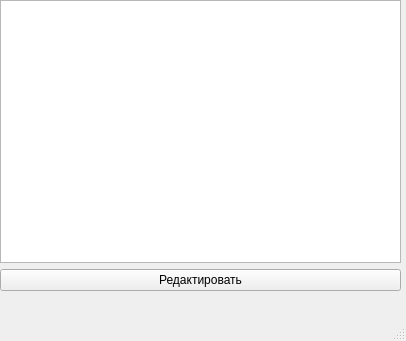
<?xml version="1.0" encoding="UTF-8"?>
<ui version="4.0">
 <class>MainWindow</class>
 <widget class="QMainWindow" name="MainWindow">
  <property name="geometry">
   <rect>
    <x>0</x>
    <y>0</y>
    <width>406</width>
    <height>341</height>
   </rect>
  </property>
  <property name="windowTitle">
   <string>MainWindow</string>
  </property>
  <widget class="QWidget" name="centralwidget">
   <widget class="QWidget" name="verticalLayoutWidget">
    <property name="geometry">
     <rect>
      <x>0</x>
      <y>0</y>
      <width>401</width>
      <height>291</height>
     </rect>
    </property>
    <layout class="QVBoxLayout" name="verticalLayout">
     <item>
      <widget class="QTableWidget" name="tableWidget"/>
     </item>
     <item>
      <widget class="QPushButton" name="pushButton">
       <property name="text">
        <string>Редактировать</string>
       </property>
      </widget>
     </item>
    </layout>
   </widget>
  </widget>
  <widget class="QMenuBar" name="menubar">
   <property name="geometry">
    <rect>
     <x>0</x>
     <y>0</y>
     <width>406</width>
     <height>22</height>
    </rect>
   </property>
  </widget>
  <widget class="QStatusBar" name="statusbar"/>
 </widget>
 <resources/>
 <connections/>
</ui>
